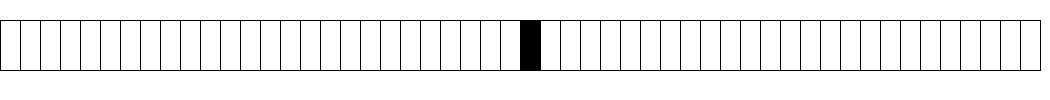
Frame 1 (no input)
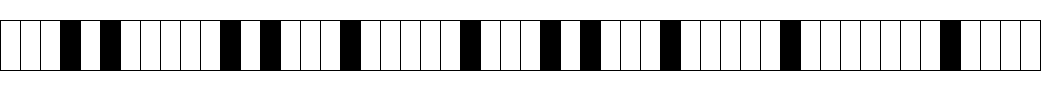
Frame 60 (the mouse pressed at the canvas centre just before this capture)
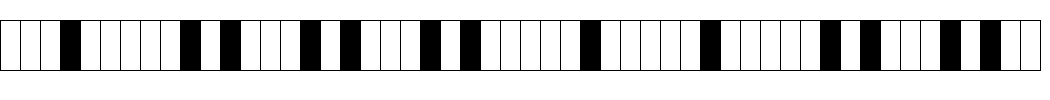
Frame 120 (the mouse held since frame 60 and released just before this capture)

The Processing sketch that drew these frames (run headless with seeded random() and noise(); from frame 60 on, the mouse is pressed at the canvas centre):

// Processing sketch: CA_testing
// ── CA_testing.pde
CA ca;   // An object to describe a Wolfram elementary Cellular Automata
int delay = 0;
int iterations = 100; // working?

void setup() {
  size(1050, 100);
  background(255);
  int[] ruleset = {
    0, 1, 0, 1, 1, 0, 1, 0
  };    // An initial rule system
  ca = new CA(ruleset);                 // Initialize CA
  frameRate(30);
}

void draw() {
  ca.display();          // Draw the CA
  ca.generate();

  if (ca.finished()) {   // If we're done, clear the screen, pick a new ruleset and restart
    delay++;
    if (delay > 30) {
      background(255);
      ca.randomize();
      ca.restart();
      delay = 0;
    }
  }
}

// ── CA.pde
// The Nature of Code
// Daniel Shiffman
// http://natureofcode.com

// Wolfram Cellular Automata
// A class to manage the CA

class CA {

  int[] cells;     // An array of 0s and 1s 
  int generation;  // How many generations? Keeping track of generations
  int numbercells = 52;
  int[] ruleset;     // An array to store the ruleset, for example {0,1,1,0,1,1,0,1}

  int w = 20; //width of one cell

  CA(int[] r) {
    ruleset = r;
    cells = new int[numbercells];
    restart();
  }

  // Make a random ruleset
  void randomize() {
    for (int i = 0; i < 8; i++) {
      ruleset[i] = int(random(2));
    }
  }

  // Reset to generation 0
  void restart() {
    for (int i = 0; i < cells.length; i++) {
      cells[i] = 0;
    }
    cells[cells.length/2] = 1;    // We arbitrarily start with just the middle cell having a state of "1"
    generation = 0;
  }


  // The process of creating the new generation // function to compute the next generation
  void generate() {
    // First we create an empty array for the new values
    int[] nextgen = new int[cells.length];
    // For every spot, determine new state by examing current state, and neighbor states
    // Ignore edges that only have one neighor
    for (int i = 1; i < cells.length-1; i++) {
      int left = cells[i-1];   // Left neighbor state
      int me = cells[i];       // Current state
      int right = cells[i+1];  // Right neighbor state
      nextgen[i] = rules(left, me, right); // Compute next generation state based on ruleset
    }
    // The current generation is the new generation
    cells = nextgen;
    generation++; //increment the generation counter
  }

  // This is the easy part, just draw the cells, fill 255 for '1', fill 0 for '0'
  void display() {
    for (int i = 0; i < cells.length; i++) {
      if (cells[i] == 1) fill(0);
      else               fill(255);
      //noStroke();
     // rect(i*w, generation*w, w, w);
      rect(i*w, w, w, 50);
    }
  }

  // Implementing the Wolfram rules
  // This is the concise conversion to binary way
  /*int rules (int a, int b, int c) {
   String s = "" + a + b + c;
   int index = Integer.parseInt(s, 2);
   return ruleset[index];
   }*/
  // For JavaScript Mode
  int rules (int a, int b, int c) {
    if (a == 1 && b == 1 && c == 1) return ruleset[0];
    if (a == 1 && b == 1 && c == 0) return ruleset[1];
    if (a == 1 && b == 0 && c == 1) return ruleset[2];
    if (a == 1 && b == 0 && c == 0) return ruleset[3];
    if (a == 0 && b == 1 && c == 1) return ruleset[4];
    if (a == 0 && b == 1 && c == 0) return ruleset[5];
    if (a == 0 && b == 0 && c == 1) return ruleset[6];
    if (a == 0 && b == 0 && c == 0) return ruleset[7];
    return 0;
  }

  // The CA is done if it reaches the bottom of the screen
  boolean finished() {
    if (generation > iterations) {
      return true;
    } 
    else {
      return false;
    }
  }
}
